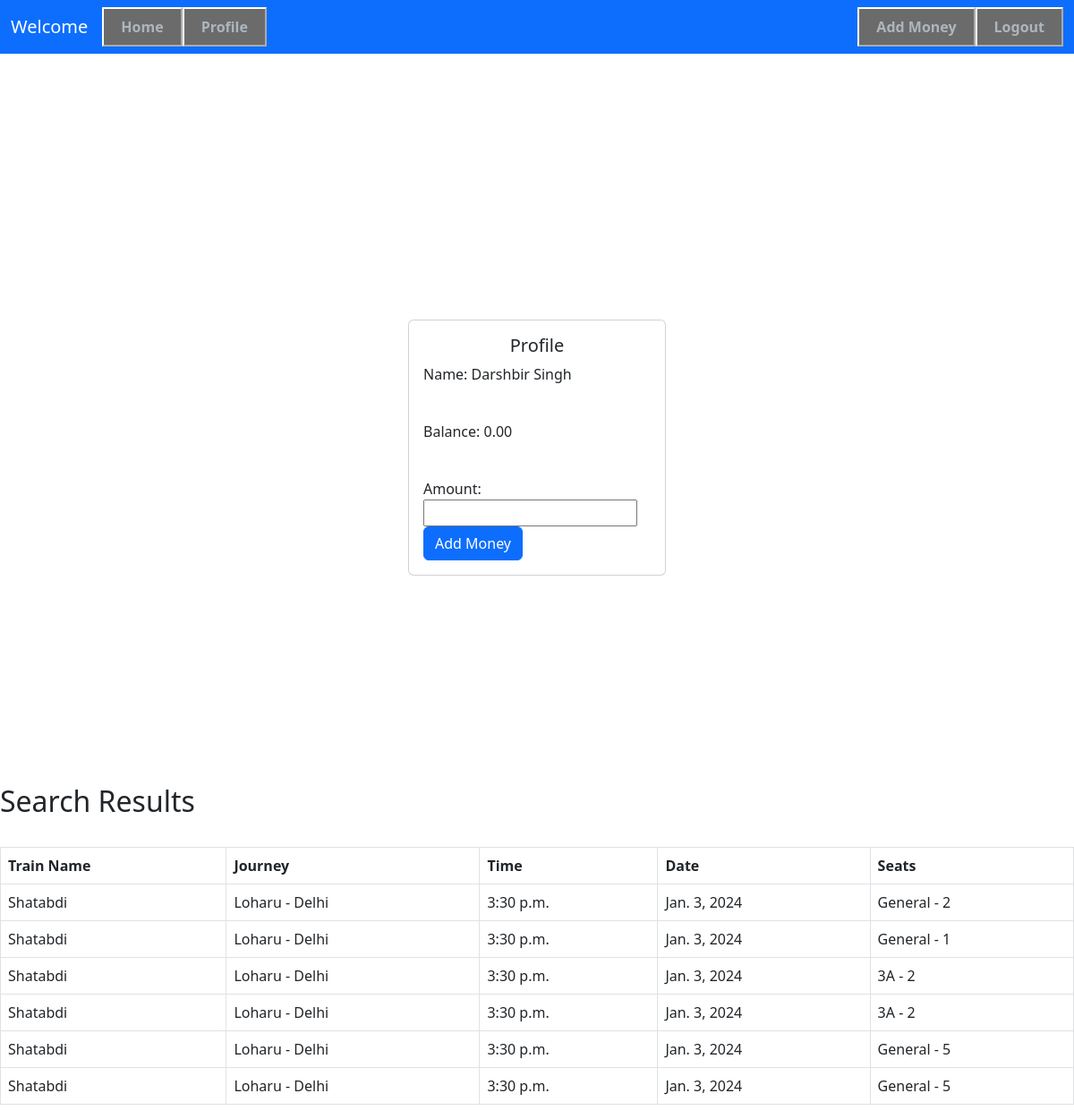
/profile/ (signed in), run on the app's committed database.
### task/models.py (models this page shows, shortened)
class Wallet(models.Model):
    user = models.OneToOneField(User , on_delete = models.CASCADE, related_name = 'wallet')
    balance = models.DecimalField(max_digits = 10, decimal_places = 2, default = 0)

class Booking(models.Model):
    user = models.ForeignKey(User, on_delete=models.CASCADE)
    section = models.ForeignKey(Section, on_delete=models.CASCADE, related_name='bookings')
    num_seats = models.IntegerField(default=0)
    date = models.DateField(default=timezone.now)

class Section(models.Model):
    name = models.ForeignKey(Choices, on_delete=models.CASCADE)
    number = models.IntegerField(default = 0)
    price = models.DecimalField(max_digits=10, decimal_places=2)
    train = models.ForeignKey(Train, on_delete=models.CASCADE, related_name='sections')
    booked_seats = models.IntegerField(default = 0)

class Train(models.Model):
    name = models.CharField(max_length=255)
    start = models.CharField(max_length=100)
    destination = models.CharField(max_length=100)
    time = models.TimeField(default='00:00:00')
    is_active = models.BooleanField(default=False)
    operating_days = models.ManyToManyField('Day', through='Train_operating_days', related_name='trains')

class Choices(models.Model):
    name = models.CharField(max_length=12, choices=SEAT_CHOICES)
    def __str__(self):
        return self.get_name_display()

### task/views.py (the view)
# urls.py: path('profile/', profile, name = "profile"),
@login_required(login_url = "/login/")
def profile(request):
    this_user = request.user
    try:
        wallet = Wallet.objects.get(user= this_user)
    except Wallet.DoesNotExist:
        wallet = Wallet.objects.create(user= this_user)
        wallet.save()
    bookings = Booking.objects.filter(user= this_user)
    if request.method == "POST":
        amount = Decimal(request.POST.get('amount', 0))
        wallet.balance += amount
        wallet.save()
        messages.success(request, f'Added {amount} to your wallet.')
    return render(request, 'profile.html', {'wallet': wallet , 'user' : this_user , 'bookings' : bookings})

### task/templates/profile.html (shortened to what this page needs)
{% extends "base.html" %}
{% block start %}
    <div class="container d-flex justify-content-center align-items-center vh-100">
        <div class="card" style="width: 18rem; margin-top: 10vh;">
            <div class="card-body">
                <h5 class="card-title text-center">Profile</h5>
                <p class="card-text">Name: {{ user.first_name }} {{ user.last_name }}</p>
                <br>
                <p class="card-text">Balance: {{ user.wallet.balance }}</p>
                <br>
                <form method="post">
                    <label for="amount">Amount:</label>
                    <input type="number" name="amount" required>
                    <button type="submit" class="btn btn-primary">Add Money</button>
                </form>
            </div>
        </div>
    </div>
    <div>
        <h2 class="mt-3">Search Results</h2>
        <br>
        <table class="table table-bordered">
            <thead>
                <tr>
                    <th>Train Name</th>
                    <th>Journey</th>
                    <th>Time</th>
                    <th>Date</th>
                    <th>Seats</th>
                </tr>
            </thead>
        {% if bookings %}
        {% for booking in bookings %}
                <tr>
                    <td>{{ booking.section.train.name }}</td>
                    <td>{{ booking.section.train.start}} - {{booking.section.train.destination }}</td>
                    <td>{{ booking.section.train.time }}</td>
                    <td>{{ booking.date }}</td>
                    <td>{{ booking.section.name }} - {{ booking.num_seats }}</td>
                </tr>
        {% endfor %}
        {% endif %}
    </div>
{% endblock %}

### data on the page
Booking: section.train.name "Shatabdi", section.train.start "Loharu", section.train.destination "Delhi", section.train.time "3:30 p.m.", date "Jan. 3, 2024", section.name "General", num_seats "2"
Booking: section.train.name "Shatabdi", section.train.start "Loharu", section.train.destination "Delhi", section.train.time "3:30 p.m.", date "Jan. 3, 2024", section.name "General", num_seats "1"
Booking: section.train.name "Shatabdi", section.train.start "Loharu", section.train.destination "Delhi", section.train.time "3:30 p.m.", date "Jan. 3, 2024", section.name "3A", num_seats "2"
Booking: section.train.name "Shatabdi", section.train.start "Loharu", section.train.destination "Delhi", section.train.time "3:30 p.m.", date "Jan. 3, 2024", section.name "3A", num_seats "2"
Booking: section.train.name "Shatabdi", section.train.start "Loharu", section.train.destination "Delhi", section.train.time "3:30 p.m.", date "Jan. 3, 2024", section.name "General", num_seats "5"
Booking: section.train.name "Shatabdi", section.train.start "Loharu", section.train.destination "Delhi", section.train.time "3:30 p.m.", date "Jan. 3, 2024", section.name "General", num_seats "5"

### other printed values
{{ user.first_name }} "Darshbir"
{{ user.last_name }} "Singh"
{{ user.wallet.balance }} "0.00"
